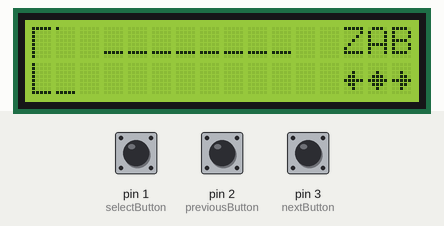
This sketch was run on a simulated Arduino Uno, built with avr-gcc and run on an emulated ATmega328P. Parts: 16×2 character LCD. The test bench sets the inputs (shaded band); at power-on: pin 2 (previousButton) LOW, pin 1 (selectButton) LOW, pin 3 (nextButton) LOW. Random numbers use the default seed unless the sketch sets one.

Above: at 1.3 s.
1.4 s: pin 2 (previousButton) pulled HIGH for 3.2 s
At 5.5 s:
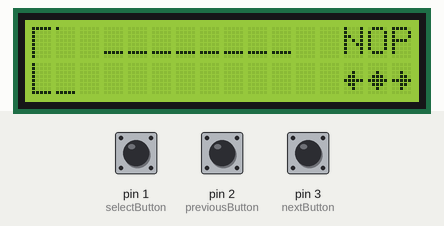
6.1 s: pin 1 (selectButton) pulled HIGH for 3.2 s
At 7.9 s:
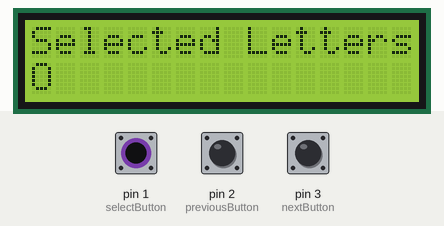
11.8 s: pin 2 (previousButton) pulled HIGH for 0.15 s
At 12.8 s:
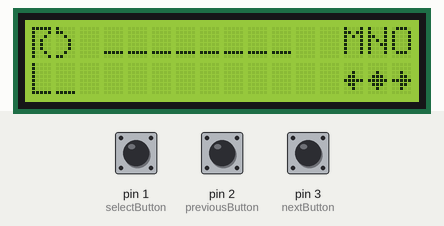
13.5 s: pin 1 (selectButton) pulled HIGH for 0.15 s
At 16.4 s:
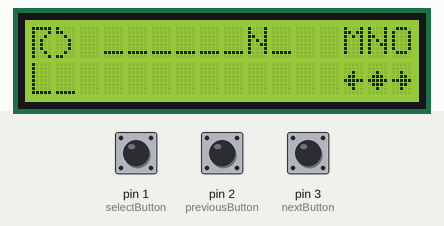
16.6 s: pin 3 (nextButton) pulled HIGH for 0.15 s
At 17.6 s:
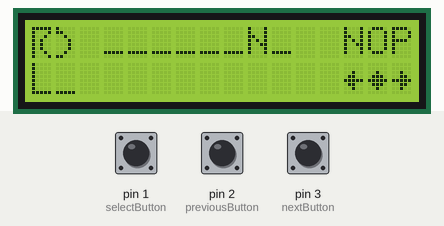
18.3 s: pin 3 (nextButton) pulled HIGH for 3.2 s
At 21.9 s:
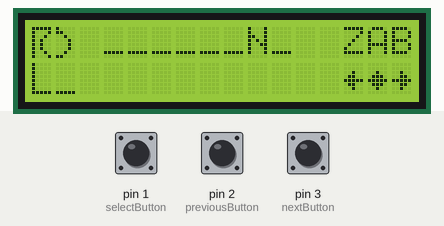
Timing chart, 0 to 23.4 s (numbered marks = the images above; inputs shaded):
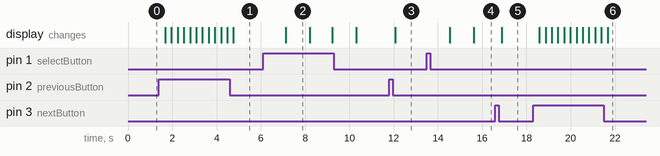

Measured:
- after the input at 1.4 s, the display: first changes after 0.28 s (image 1 shows a later state)
- after the input at 6.1 s, the display: changes after 1.0 s (image 2)
- after the input at 11.8 s, the display: changes after 0.28 s (image 3)
- after the input at 13.5 s, the display: first changes after 1.0 s (image 4 shows a later state)
- after the input at 16.6 s, the display: changes after 0.28 s (image 5)
- after the input at 18.3 s, the display: first changes after 0.28 s (image 6 shows a later state)
- what the display in image 2 shows lasts 1.1 s, from 7.1 s to 8.2 s

The sketch:

CustomChars.ino
```cpp
#include <Wire.h>
#include <LiquidCrystal_I2C.h>
#define ALPHABET_SIZE 26

const int nextButton = 3;
const int previousButton = 2;
const int selectButton = 1;
const int RedLedPin = 13;
const int GreenLedPin = 12;
int nextButtonState = 0;
int previousButtonState = 0;
int selectButtonState = 0;
LiquidCrystal_I2C lcd(0x27, 16, 2);
char alphabet[] = {'A', 'B', 'C', 'D', 'E', 'F', 'G', 'H', 'I', 'J', 'K', 'L', 'M', 'N', 'O', 'P', 'Q', 'R', 'S', 'T', 'U', 'V', 'W', 'X', 'Y', 'Z'};
char selectedLetters[ALPHABET_SIZE];
int randNumber = 0;
int selectedCount = 0;
int alphabetcount = 0;
bool letterInWord = false;
int wrongGuessCount = 0;
char words[][10] = {"APPLE", "BANANA", "CHERRY", "CHICKEN", "ELEPHANT", "DOG", "RAT","ORANGE", "BASEBALL", "HOSPITAL"};

void displayCharacters(byte firstChar[], byte secondChar[], byte thirdChar[], byte fourthChar[]) {
  lcd.createChar(3, firstChar);
  lcd.createChar(4, secondChar);
  lcd.createChar(5, thirdChar);
  lcd.createChar(6, fourthChar);

  lcd.home();
  lcd.write(3);
  lcd.write(4);
  lcd.setCursor(0, 1);
  lcd.write(5);
  lcd.write(6);
}

void displayHangman() {
  switch (wrongGuessCount) {
    case 0:
      displayPole();
      break;
    case 1:
      displayHead();
      break;
    case 2:
      displayBody();
      break;
    case 3:
      displayRightArm();
      break;
    case 4:
      displayLeftArm();
      break;
    case 5:
      displayRightLeg();
      break;
    case 6:
      displayLeftLeg();
      break;
    case 7:
      displayFace();
      break;
  }
}

void displayPole(){
  byte firstChar[] = {B11111, B10000, B10000, B10000, B10000, B10000, B10000, B10000};
  byte secondChar[] = {B10000, B00000, B00000, B00000, B00000, B00000, B00000, B00000};
  byte thirdChar[] = {B10000, B10000, B10000, B10000, B10000, B10000, B10000, B11111};
  byte fourthChar[] = {B00000, B00000, B00000, B00000, B00000, B00000, B00000, B11111};

  displayCharacters(firstChar, secondChar, thirdChar, fourthChar);
}

void displayHead(){
  byte firstChar[] = {B11111, B10001, B10010, B10100, B10100, B10100, B10010, B10001};
  byte secondChar[] = {B10000, B11000, B00100, B00010, B00010, B00010, B00100, B11000};
  byte thirdChar[] = {B10000, B10000, B10000, B10000, B10000, B10000, B10000, B11111};
  byte fourthChar[] = {B00000, B00000, B00000, B00000, B00000, B00000, B00000, B11111};

  displayCharacters(firstChar, secondChar, thirdChar, fourthChar);
}
void displayBody(){
  byte firstChar[] = {B11111, B10001, B10010, B10100, B10100, B10100, B10010, B10001};
  byte secondChar[] = {B10000, B11000, B00100, B00010, B00010, B00010, B00100, B11000};
  byte thirdChar[] = {B10000, B10000, B10000, B10000, B10000, B10000, B10000, B11111};
  byte fourthChar[] = {B10000, B10000, B10000, B10000, B10000, B00000, B00000, B11111};

  displayCharacters(firstChar, secondChar, thirdChar, fourthChar);
}
void displayRightArm(){
  byte firstChar[] = {B11111, B10001, B10010, B10100, B10100, B10100, B10010, B10001};
  byte secondChar[] = {B10000, B11000, B00100, B00010, B00010, B00010, B00100, B11000};
  byte thirdChar[] = {B10000, B10000, B10000, B10000, B10000, B10000, B10000, B11111};
  byte fourthChar[] = {B11000, B10100, B10010, B10001, B10000, B00000, B00000, B11111};

  displayCharacters(firstChar, secondChar, thirdChar, fourthChar);
}
void displayLeftArm(){
  byte firstChar[] = {B11111, B10001, B10010, B10100, B10100, B10100, B10010, B10001};
  byte secondChar[] = {B10000, B11000, B00100, B00010, B00010, B00010, B00100, B11000};
  byte thirdChar[] = {B10001, B10010, B10100, B11000, B10000, B10000, B10000, B11111};
  byte fourthChar[] = {B11000, B10100, B10010, B10001, B10000, B00000, B00000, B11111};

  displayCharacters(firstChar, secondChar, thirdChar, fourthChar);
}
void displayRightLeg(){
  byte firstChar[] = {B11111, B10001, B10010, B10100, B10100, B10100, B10010, B10001};
  byte secondChar[] = {B10000, B11000, B00100, B00010, B00010, B00010, B00100, B11000};
  byte thirdChar[] = {B10001, B10010, B10100, B11000, B10000, B10000, B10000, B11111};
  byte fourthChar[] = {B11000, B10100, B10010, B10001, B11000, B00100, B00010, B11111};

  displayCharacters(firstChar, secondChar, thirdChar, fourthChar);
}
void displayLeftLeg(){
  byte firstChar[] = {B11111, B10001, B10010, B10100, B10100, B10100, B10010, B10001};
  byte secondChar[] = {B10000, B11000, B00100, B00010, B00010, B00010, B00100, B11000};
  byte thirdChar[] = {B10001, B10010, B10100, B11000, B10001, B10010, B10100, B11111};
  byte fourthChar[] = {B11000, B10100, B10010, B10001, B11000, B00100, B00010, B11111};

  displayCharacters(firstChar, secondChar, thirdChar, fourthChar);
}
void displayFace() {
  byte firstChar[] = {B11111, B10001, B10010, B10101, B10100, B10101, B10010, B10001};
  byte secondChar[] = {B10000, B11000, B00100, B01010, B00010, B11010, B00100, B11000};
  byte thirdChar[] = {B10001, B10010, B10100, B11000, B10001, B10010, B10100, B11111};
  byte fourthChar[] = {B11000, B10100, B10010, B10001, B11000, B00100, B00010, B11111};

  displayCharacters(firstChar, secondChar, thirdChar, fourthChar);
}

void displayLetter() {
  lcd.clear();
  lcd.setCursor(14, 0); // Set cursor to the first line
  lcd.print(alphabet[alphabetcount]);
  lcd.setCursor(15, 0);
  if(alphabetcount+1 != 26){
    lcd.print(alphabet[alphabetcount+1]);
  }
  else if(alphabetcount+1 == 26){
    lcd.print(alphabet[0]);
  }
  lcd.setCursor(13, 0);
  if(alphabetcount-1 == -1){
    lcd.print(alphabet[25]);
  }
  else{
    lcd.print(alphabet[alphabetcount-1]);
  }
}

void displayArrows(){
  byte LeftArrow[] = { B00000, B00000, B00100, B01100, B11111, B01100, B00100, B00000 };
  byte RightArrow[] = { B00000, B00000, B00100, B00110, B11111, B00110, B00100, B00000 };
  byte circle[] = { B00000, B00000, B00100, B01110, B11111, B01110, B00100, B00000 };

  lcd.createChar(0, LeftArrow);
  lcd.createChar(1, RightArrow);
  lcd.createChar(2, circle);

  lcd.setCursor(13, 1);
  lcd.write(0);
  lcd.setCursor(14, 1);
  lcd.write(2);
  lcd.setCursor(15, 1);
  lcd.write(1);
}

void addToListLetters(char selectedLetter) {
    // Check if the letter is not already in the list
    if (selectedCount < ALPHABET_SIZE) {
        bool letterExists = false;
        for (int i = 0; i < selectedCount; i++) {
            if (selectedLetters[i] == selectedLetter) {
                letterExists = true;
                break;
            }
        }

        // If the letter is not in the list of letters picked, add it
        if (!letterExists) {
            selectedLetters[selectedCount] = selectedLetter;
            selectedCount++;
            // Turn on the LED when a letter is added to the list
            digitalWrite(GreenLedPin, HIGH);
            delay(500);
            digitalWrite(GreenLedPin, LOW);

            // Check if the letter is in the word
            checkIfLetterInWord(selectedLetter);
            if (letterInWord == false) {
              wrongGuessCount++;     //word increment the wrong guess count if letter is not in word
            }
        }
        else{
          digitalWrite(RedLedPin, HIGH);
          delay(500);
          digitalWrite(RedLedPin, LOW);
        }
    }
}

void printSelectedLetters() {
  lcd.clear();
  lcd.setCursor(0, 0);
  lcd.print("Selected Letters:");

  for (int i = 0; i < selectedCount; i++) {
    lcd.setCursor(i, 1);
    lcd.print(selectedLetters[i]);
  }
}

char wordDisplay[10]; // Array to store the displayed word

void initializeWordDisplay() {
  int wordLength = strlen(words[randNumber]);
  for (int i = 0; i < wordLength; i++) {
    wordDisplay[i] = '_';
  }
  wordDisplay[wordLength] = '\0';
}

void displayWord() {
  lcd.setCursor(3, 0);
  lcd.print(wordDisplay);
}

void displayLetterInWord(int index, char selectedLetter) {
  wordDisplay[index] = selectedLetter;
  displayWord();
}

void checkIfLetterInWord(char selectedLetter) {
  int wordLength = strlen(words[randNumber]);
  // Check if the selected letter is in the word
  letterInWord = false; //resets
  for (int i = 0; i < wordLength; i++) {
    if (words[randNumber][i] == selectedLetter) {
      letterInWord = true;
      displayLetterInWord(i, selectedLetter);
    }
  }
}
boolean WordGuessed() {
  int wordLength = strlen(words[randNumber]);
  for (int i = 0; i < wordLength; i++) {
    if (wordDisplay[i] == '_') {
      return false; // "_" means that there is a letter that is not guessed
    }
  }
  return true; //if there is no "_" in the string that means all the letters are guessed
}

void resetGame() {
  //pick a new word
  randomSeed(analogRead(0));
  randNumber = random(0, 9);

  //reset everything
  alphabetcount = 0;
  selectedCount = 0;
  wrongGuessCount = 0;
  letterInWord = false;
  initializeWordDisplay();
  lcd.clear();
  displayLetter();
  displayArrows();
  displayWord();
  displayHangman();
}

void setup() {
  randomSeed(analogRead(0));
  randNumber = random(0, 5);
  lcd.begin();
  displayLetter();
  initializeWordDisplay();
  displayWord();
  displayArrows();
  displayHangman();
}

void loop() {
  nextButtonState = digitalRead(nextButton);
  if (nextButtonState == HIGH) {
    alphabetcount++;
    delay(200);
    if (alphabetcount == 26) {
      alphabetcount = 0;
    }
    displayLetter();
    displayArrows();
    displayWord();
    displayHangman();
  }

  previousButtonState = digitalRead(previousButton);
  if (previousButtonState == HIGH) {
    alphabetcount--;
    delay(200);
    if (alphabetcount == -1) {
      alphabetcount = 25;
    }
    displayLetter();
    displayArrows();
    displayWord();
    displayHangman();
  }

  selectButtonState = digitalRead(selectButton);
  if (selectButtonState == HIGH) {
    char selectedLetter = alphabet[alphabetcount];
    delay(500);
    addToListLetters(selectedLetter);
    printSelectedLetters();
    delay(1000);
    checkIfLetterInWord(selectedLetter);
    displayLetter();
    displayArrows();
    displayWord();
    displayHangman();
  }
  if (wrongGuessCount == 8) {
    // End the game
    lcd.clear();
    lcd.setCursor(0, 0);
    lcd.print("Game Over!");

    for (int i = 5; i > 0; i--) {
        lcd.setCursor(0, 1);
        lcd.print("Restart in: " + String(i));
        delay(1000);
    }

    // Reset the game
    resetGame();
  }
  if(WordGuessed() == true){
    lcd.clear();
    lcd.setCursor(0, 0);
    lcd.print("Congratulations!");

    for (int i = 5; i > 0; i--) {
        lcd.setCursor(0, 1);
        lcd.print("Restart in: " + String(i));
        delay(1000);
    }

    // Reset the game
    resetGame();
  }
}
```
